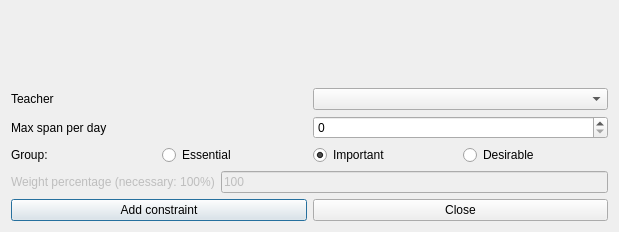
<?xml version="1.0" encoding="UTF-8"?>
<ui version="4.0">
 <class>AddConstraintTeacherMaxSpanPerDayForm_template</class>
 <widget class="QDialog" name="AddConstraintTeacherMaxSpanPerDayForm_template">
  <property name="geometry">
   <rect>
    <x>0</x>
    <y>0</y>
    <width>619</width>
    <height>232</height>
   </rect>
  </property>
  <property name="windowTitle">
   <string extracomment="This is the title of the dialog to add a new constraint of this type">Add teacher max span per day</string>
  </property>
  <layout class="QVBoxLayout" name="verticalLayout">
   <item>
    <spacer name="spacer1">
     <property name="orientation">
      <enum>Qt::Vertical</enum>
     </property>
     <property name="sizeType">
      <enum>QSizePolicy::Expanding</enum>
     </property>
     <property name="sizeHint" stdset="0">
      <size>
       <width>20</width>
       <height>16</height>
      </size>
     </property>
    </spacer>
   </item>
   <item>
    <layout class="QHBoxLayout" name="horizontalLayout">
     <item>
      <widget class="QLabel" name="teacherTextLabel">
       <property name="frameShape">
        <enum>QFrame::NoFrame</enum>
       </property>
       <property name="frameShadow">
        <enum>QFrame::Plain</enum>
       </property>
       <property name="text">
        <string>Teacher</string>
       </property>
       <property name="wordWrap">
        <bool>false</bool>
       </property>
      </widget>
     </item>
     <item>
      <widget class="QComboBox" name="teachersComboBox">
       <property name="editable">
        <bool>false</bool>
       </property>
       <property name="insertPolicy">
        <enum>QComboBox::NoInsert</enum>
       </property>
       <property name="autoCompletion">
        <bool>false</bool>
       </property>
       <property name="duplicatesEnabled">
        <bool>false</bool>
       </property>
      </widget>
     </item>
    </layout>
   </item>
   <item>
    <layout class="QHBoxLayout" name="horizontalLayout_2">
     <item>
      <widget class="QLabel" name="textLabel1">
       <property name="text">
        <string>Max span per day</string>
       </property>
       <property name="wordWrap">
        <bool>false</bool>
       </property>
      </widget>
     </item>
     <item>
      <widget class="QSpinBox" name="maxSpanSpinBox"/>
     </item>
    </layout>
   </item>
   <item>
    <layout class="QHBoxLayout" name="horizontalLayout_4">
     <item>
      <widget class="QLabel" name="groupTextLabel">
       <property name="text">
        <string>Group:</string>
       </property>
      </widget>
     </item>
     <item>
      <widget class="QRadioButton" name="essentialRadioButton">
       <property name="text">
        <string>Essential</string>
       </property>
      </widget>
     </item>
     <item>
      <widget class="QRadioButton" name="importantRadioButton">
       <property name="text">
        <string>Important</string>
       </property>
       <property name="checked">
        <bool>true</bool>
       </property>
      </widget>
     </item>
     <item>
      <widget class="QRadioButton" name="desirableRadioButton">
       <property name="text">
        <string>Desirable</string>
       </property>
      </widget>
     </item>
    </layout>
   </item>
   <item>
    <layout class="QHBoxLayout" name="horizontalLayout_3">
     <item>
      <widget class="QLabel" name="weightTextLabel">
       <property name="enabled">
        <bool>false</bool>
       </property>
       <property name="frameShape">
        <enum>QFrame::NoFrame</enum>
       </property>
       <property name="frameShadow">
        <enum>QFrame::Plain</enum>
       </property>
       <property name="text">
        <string>Weight percentage (necessary: 100%)</string>
       </property>
       <property name="wordWrap">
        <bool>false</bool>
       </property>
      </widget>
     </item>
     <item>
      <widget class="QLineEdit" name="weightLineEdit">
       <property name="enabled">
        <bool>false</bool>
       </property>
       <property name="text">
        <string notr="true">100</string>
       </property>
      </widget>
     </item>
    </layout>
   </item>
   <item>
    <layout class="QHBoxLayout">
     <item>
      <widget class="QPushButton" name="addConstraintPushButton">
       <property name="text">
        <string>Add constraint</string>
       </property>
      </widget>
     </item>
     <item>
      <widget class="QPushButton" name="closePushButton">
       <property name="text">
        <string>Close</string>
       </property>
      </widget>
     </item>
    </layout>
   </item>
  </layout>
 </widget>
 <layoutdefault spacing="6" margin="11"/>
 <resources/>
 <connections/>
</ui>
